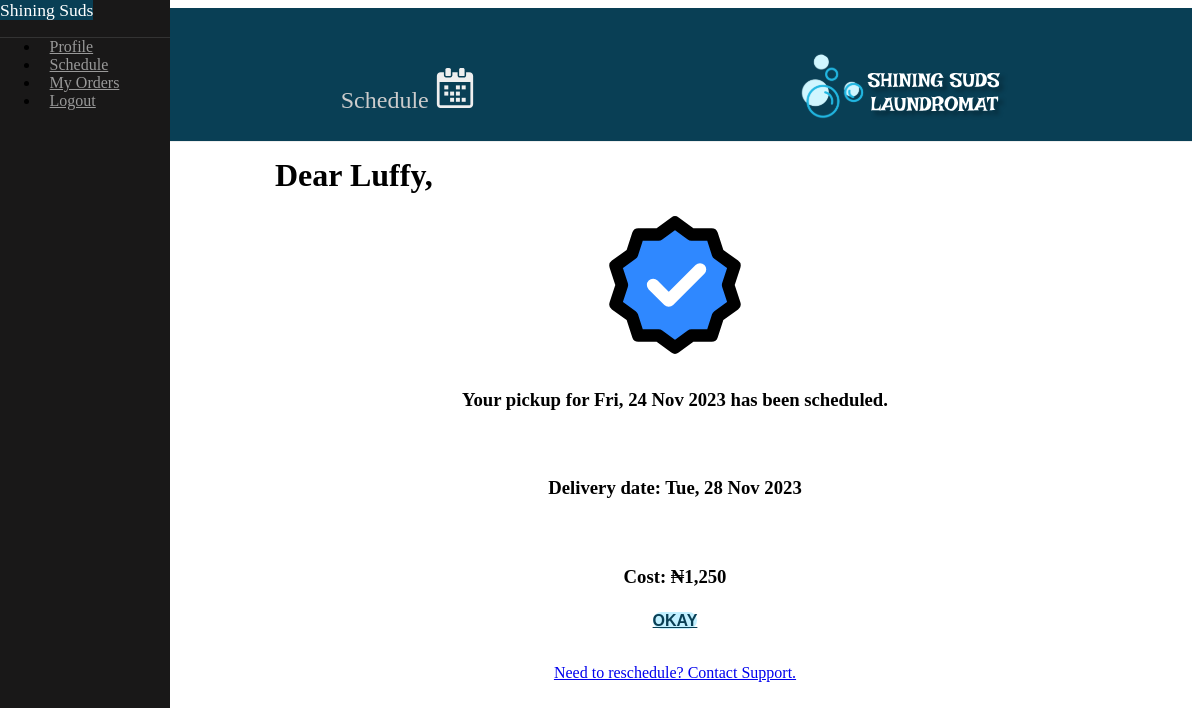
Screenshot of /schedule/6 (signed in) with the database file from the repository.
### laundry/models.py (models this page shows, shortened)
class User(db.Model, UserMixin):
    __tablename__ = 'users'
    id = db.Column(db.Integer, primary_key=True, index=True)
    name = db.Column(db.String, nullable=False)
    email = db.Column(db.String, unique=True, index=True, nullable=False)
    hashed_password = db.Column(db.String, nullable=False)
    is_active = db.Column(db.Boolean(), default=True)
    is_superuser = db.Column(db.Boolean(), default=False)
    phone = db.Column(db.String())
    address = db.Column(db.String())
    @property
    def password(self) -> AttributeError:
        return {'lol': 'nice try'}
    def get(index: str | int) -> Query | None:
        return User.query.get(index) or User.query.filter_by(email=index).first()

class Order(db.Model):
    __tablename__ = 'orders'
    id = db.Column(db.Integer, primary_key=True, index=True)
    amount = db.Column(db.Integer, nullable=False)
    clothes_count = db.Column(db.Integer, nullable=False)
    status = db.Column(db.BOOLEAN, default=False)
    service_type = db.Column(db.String, default='WASH & IRON')
    message = db.Column(db.Integer, nullable=True)
    created = db.Column(db.DateTime, default=datetime.datetime.now())
    pickup_date = db.Column(db.DateTime, nullable=False)
    delivery_date = db.Column(db.DateTime, nullable=False)
    pickup_addr = db.Column(db.String, nullable=False)
    delivery_addr = db.Column(db.String, nullable=False)
    user_id = db.Column(db.Integer, db.ForeignKey('users.id', name='fk_user_id'))
    user = db.relationship("User", uselist=False, backref="orders")

### laundry/main/views.py (the view)
@main.route('/schedule/<int:id>')
@login_required
def order_success(id):
    order = Order.query.get(id)
    return render_template('main/success_order.html', order=order)

### laundry/models.py (called while the page is built)
@login_manager.user_loader
def load_user(id):
    return User.get(id)

### laundry/templates/main/success_order.html (shortened to what this page needs)
{% extends "shared/base.html" %}
{% block content %}
<div id="main">
    <div class="header custom-header">
        <h2>Schedule <img src="/static/img/svg/schedule.svg" width="40px" alt="" class="mg-top-20"></h2>
        <img src="{{ url_for('static', filename='img/svg/icon-title-white.svg') }}" alt="icon-title-white">
    </div>
    <div class="content">
        <h1>Dear {{ current_user.name }},</h1>
        <div class="center-text">
            <img src="{{ url_for('static', filename='img/svg/success-svgrepo-com.svg') }}" alt="success-icon"> <br>
            <h3>Your pickup for {{ order.pickup_date.strftime('%a, %d %b %Y') }} has been scheduled.</h3> <br>
            <h3>Delivery date: {{ order.delivery_date.strftime('%a, %d %b %Y') }}</h3> <br>
            <h3>Cost: {{ '₦{:,}'.format(order.amount) }}</h3>
            <a href="{{ url_for('.orders') }}" class="pure-button pure-button-primary boring-btn">OKAY</a>
            <br> <br>
            <a href="#">Need to reschedule? Contact Support.</a>
        </div>
    </div>
</div>
{% endblock %}

### laundry/static/css/pure-custom.css (style rules this page uses)
body { color: #000000; }
.content { margin: 0 auto; padding: 0 2em; max-width: 800px; margin-bottom: 50px; line-height: 1.6em; }
.header { margin: 0; color: #333; text-align: center; padding: 2.5em 2em 0; border-bottom: 1px solid #eee; background-color: rgb(9, 63, 85); font-family: Georgia, 'Times New Roman', Times, serif; }
.header h2 { font-weight: 300; color: #ccc; padding: 0; margin-top: 0; }
@media (min-width: 48em) { .header, .content { padding-left: 2em; padding-right: 2em; } }

### laundry/static/css/my_custom.css (style rules this page uses)
.custom-header { display: flex; justify-content: space-around; }
.mg-top-20 { margin-top: 20px; }
.center-text { text-align: center; }
a.boring-btn, .boring-btn { background-color: rgb(194, 240, 255); font-weight: bolder; color: rgb(9, 63, 85); text-transform: uppercase; border-radius: 40px; cursor: pointer; font-family: 'Trebuchet MS', 'Lucida Sans Unicode', 'Lucida Grande', 'Lucida Sans', Arial, sans-serif; }
::placeholder { color: rgb(9, 63, 85); opacity: 0.7; }

### rows the page displays
User: name "Luffy"
Order: pickup_date "Fri, 24 Nov 2023", delivery_date "Tue, 28 Nov 2023", amount "₦1,250"
